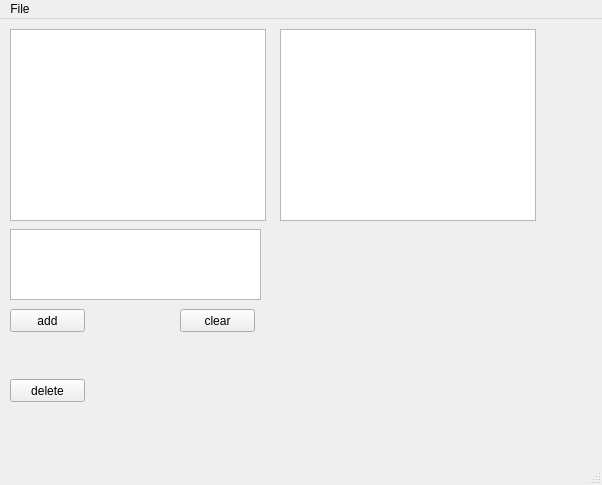
<?xml version="1.0" encoding="UTF-8"?>
<ui version="4.0">
 <class>MainWindow</class>
 <widget class="QMainWindow" name="MainWindow">
  <property name="geometry">
   <rect>
    <x>0</x>
    <y>0</y>
    <width>602</width>
    <height>485</height>
   </rect>
  </property>
  <property name="windowTitle">
   <string>MainWindow</string>
  </property>
  <widget class="QWidget" name="centralwidget">
   <widget class="QListWidget" name="allTileList">
    <property name="geometry">
     <rect>
      <x>280</x>
      <y>10</y>
      <width>256</width>
      <height>192</height>
     </rect>
    </property>
   </widget>
   <widget class="QListWidget" name="uselessTileList">
    <property name="geometry">
     <rect>
      <x>10</x>
      <y>10</y>
      <width>256</width>
      <height>192</height>
     </rect>
    </property>
   </widget>
   <widget class="QTextEdit" name="addTileTextEdit">
    <property name="geometry">
     <rect>
      <x>10</x>
      <y>210</y>
      <width>251</width>
      <height>71</height>
     </rect>
    </property>
   </widget>
   <widget class="QPushButton" name="acceptAddTileButton">
    <property name="geometry">
     <rect>
      <x>10</x>
      <y>290</y>
      <width>75</width>
      <height>23</height>
     </rect>
    </property>
    <property name="text">
     <string>add</string>
    </property>
   </widget>
   <widget class="QPushButton" name="deleteTilesButton">
    <property name="geometry">
     <rect>
      <x>10</x>
      <y>360</y>
      <width>75</width>
      <height>23</height>
     </rect>
    </property>
    <property name="text">
     <string>delete</string>
    </property>
   </widget>
   <widget class="QPushButton" name="clearUselessTilesButton">
    <property name="geometry">
     <rect>
      <x>180</x>
      <y>290</y>
      <width>75</width>
      <height>23</height>
     </rect>
    </property>
    <property name="text">
     <string>clear</string>
    </property>
   </widget>
  </widget>
  <widget class="QStatusBar" name="statusbar"/>
  <widget class="QMenuBar" name="menubar">
   <property name="geometry">
    <rect>
     <x>0</x>
     <y>0</y>
     <width>602</width>
     <height>21</height>
    </rect>
   </property>
   <widget class="QMenu" name="menuFile">
    <property name="title">
     <string>File</string>
    </property>
    <addaction name="actionOpen"/>
   </widget>
   <addaction name="menuFile"/>
  </widget>
  <action name="actionOpen">
   <property name="text">
    <string>Open</string>
   </property>
  </action>
 </widget>
 <resources/>
 <connections/>
</ui>
